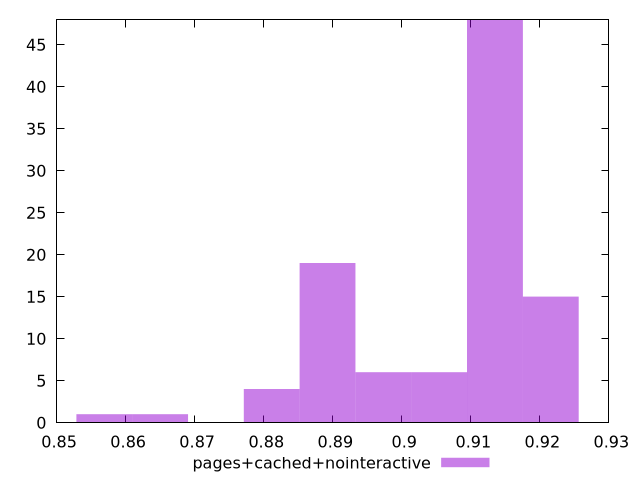

Write gnuplot code to recreate this figure.
$_pagesCachedNointeractive <<EOF
0.8811607643210866 4
0.9134969391585577 48
0.864992676902351 1
0.8973288517398221 6
0.8892448080304544 19
0.8569086331929833 1
0.9054128954491899 6
0.9215809828679254 15
EOF
set key outside below
set terminal pngcairo
set output "report_00006_2020-11-02T20-21-41.718Z/total-blocking-time/pages+cached+nointeractive//hist.png"
set yrange [0:48]
set boxwidth 0.008084043709367767
set style fill transparent solid 0.5 noborder
plot $_pagesCachedNointeractive title "pages+cached+nointeractive" with boxes ,
